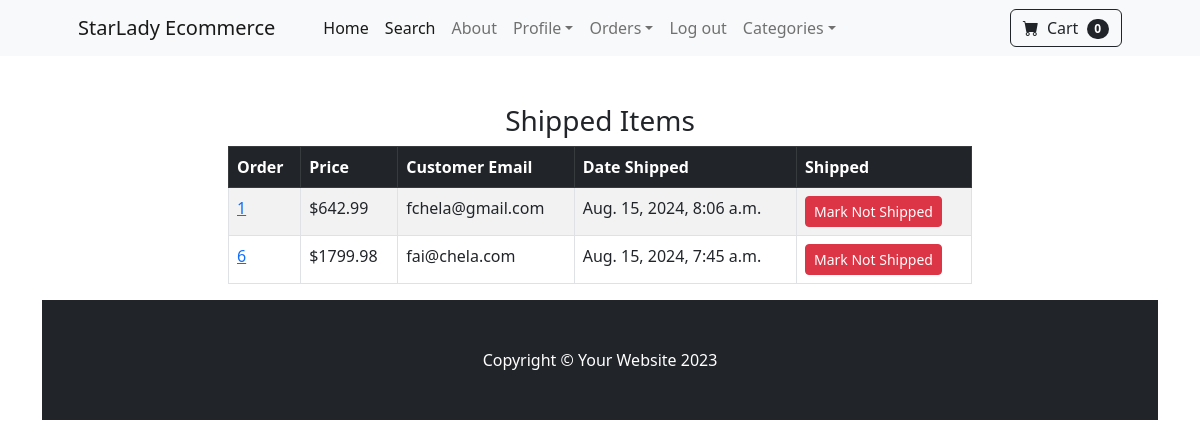
The page /payment/shipped_dash (signed in) on the database its author committed.
### payment/models.py (models this page shows, shortened)
class Order(models.Model):
	user=models.ForeignKey(User, on_delete=models.CASCADE, null=True, blank=True)
	full_name=models.CharField(max_length=250)
	email=models.CharField(max_length=250)
	shipping_address=models.TextField(max_length=14000)
	amount_paid = models.DecimalField(max_digits=9, decimal_places=2)
	date_ordered=models.DateTimeField(auto_now_add=True)
	shipped=models.BooleanField(default=False)
	date_shipped=models.DateTimeField(blank=True, null=True)

### payment/views.py (the view, shortened to what this page needs)
# urls.py: path('shipped_dash', views.shipped_dash, name='shipped_dash'),
def shipped_dash(request):
	if request.user.is_authenticated and request.user.is_superuser:
		orders=Order.objects.filter(shipped=True)
		return render(request, 'payment/shipped_dash.html', {'orders':orders})
	else:
		messages.success(request, "Access denied")
		return redirect('home')

### cart/cart.py (called while the page is built)
	def __len__(self):
		return len(self.cart)

### cart/context_processors.py (called while the page is built)
def cart(request):
	return {'cart': Cart(request)}

### payment/templates/payment/shipped_dash.html (shortened to what this page needs)
{% extends 'Basestudy.html' %}
{% block content %}
        <div class='container'>
        	<div class="row">
        		<center>
        			<div class="col-8">
                        <br /><br/>
                        <h3>Shipped Items</h3>
                         <table class="table table-striped table-hover table-bordered">
  <thead class="table-dark">
    <tr>
      <th scope="col">Order</th>
      <th scope="col">Price</th>
      <th scope="col">Customer Email</th>
      <th scope="col">Date Shipped</th>
      <th scope="col">Shipped</th>
    </tr>
  </thead>
  <tbody>
    {% for item in orders %}
    <tr>
      <td><a href="{% url 'orders' item.id %}">{{ item.id }}</a></td>
      <td>${{ item.amount_paid }}</td>
      <td>{{ item.email }}</td>
      <td>{{ item.date_shipped }}</td>
    <td>
    <form method="POST">
        <button type="submit" class="btn btn-danger btn-sm">Mark Not Shipped</button>
    </form>
</td>
</tr>
    {% endfor %}
  </tbody>
</table>
</div></center></div>
{% endblock %}

### rows shown on the page
Order: id "1", amount_paid "642.99", email "fchela@gmail.com", date_shipped "Aug. 15, 2024, 8:06 a.m."
Order: id "6", amount_paid "1799.98", email "fai@chela.com", date_shipped "Aug. 15, 2024, 7:45 a.m."

### other values the page prints
{{ cart|length }} "0"
